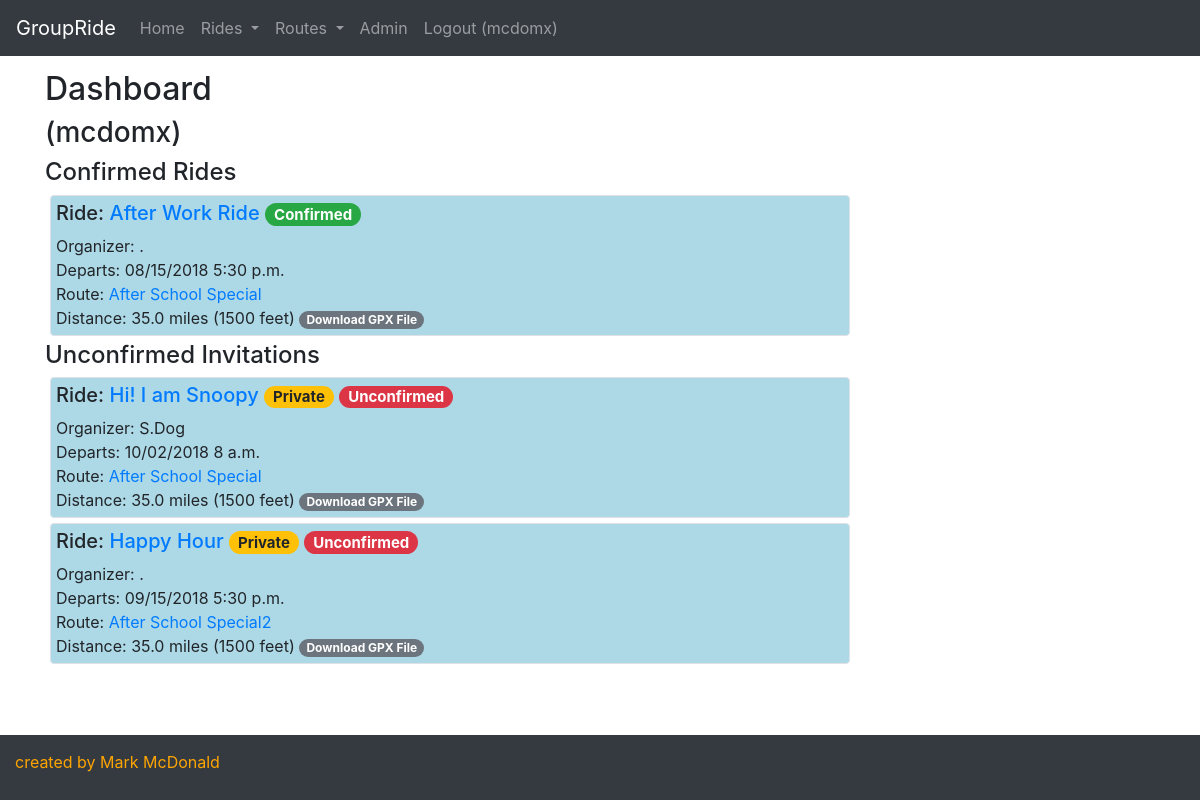
Before: / (signed in) with the older database file.
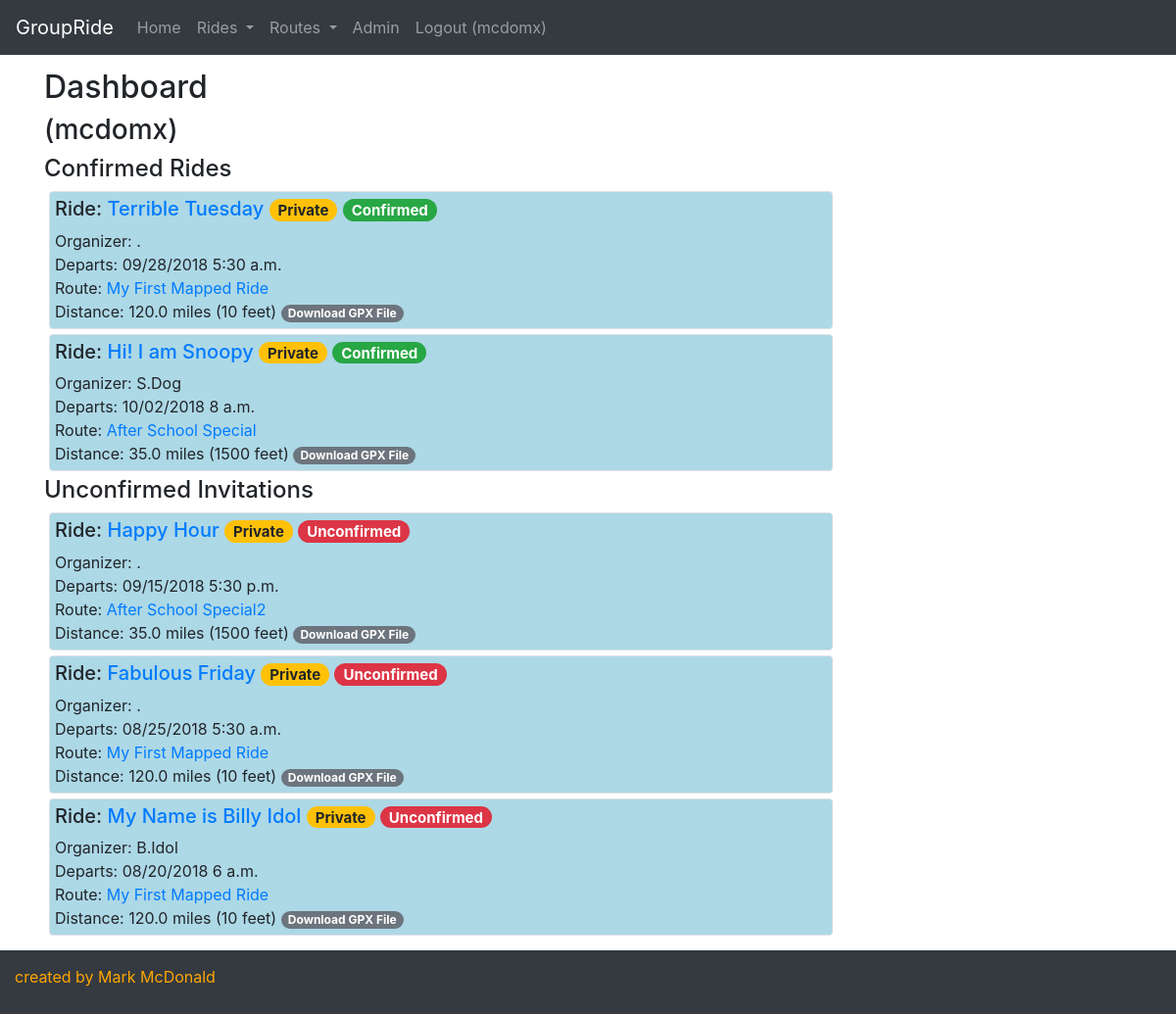
After: the same page with the newer database file.
### groupride/models.py (models this page shows, shortened)
class Ride(models.Model):
    created_by = models.ForeignKey(User, on_delete = models.SET_NULL, blank = True, null = True, related_name = "created_rides")
    created_on = models.DateTimeField(auto_now_add = True, editable = False, blank = False)
    ride_name = models.CharField(max_length = 256, blank = True, null = True)
    ride_date = models.DateTimeField(editable = True, blank = False, null = False)
    private = models.BooleanField(default = False)
    route = models.ForeignKey(Route, on_delete = models.SET_NULL, blank = True, null = True, related_name = "rides")
    confirmed_riders = models.ManyToManyField(User, related_name = "confirmed_ride")
    invited_riders = models.ManyToManyField(User, related_name = "invited_ride")
    comments = models.ManyToManyField(Comment, blank = True)

class Route(models.Model):
    created_by = models.ForeignKey(User, on_delete = models.SET_NULL, blank = True, null = True, related_name = "created_routes")
    created_on = models.DateTimeField(auto_now_add = True, editable = False, blank = False)
    route_name = models.CharField(max_length = 256, blank = True, null = True)
    miles = models.DecimalField(max_digits = 6, decimal_places = 1, blank = True, null = True)
    vertical_feet = models.IntegerField(blank = True, null = True)
    origin = models.CharField(max_length = 64, blank = True, null = True)
    reviews = models.ManyToManyField(Review, blank = True)
    gpxfile = models.FileField(blank = True, null = True)

### groupride/views.py (the view)
# urls.py: path("", views.index, name="index"),
def index(request):
    upcoming_rides = Ride.objects.filter(ride_date__gte = datetime.now()).order_by('ride_date')
    if request.user.is_authenticated:
        unconfirmed_rides = Ride.objects.filter(ride_date__gte = datetime.now()).filter(invited_riders__in=[request.user]).all()
    else:
        unconfirmed_rides = None
    context = {
        'upcoming_rides': upcoming_rides,
        'unconfirmed_rides': unconfirmed_rides,
        }
    return render(request, "groupride/index.html", context)

### groupride/templates/groupride/index.html (shortened to what this page needs)
{% extends 'groupride/template.html' %}
{% block body %}
  <div class="container">
    <h2>Dashboard</h2>
    {% if user.is_authenticated %}
    <h3>{{user.first_name}} {{user.last_name}} ({{user.username}})</h3>
      <div class="panel-group">
      <h4>Confirmed Rides</h4>
          {% for ride in upcoming_rides %}
            {% if user in ride.confirmed_riders.all %}
              <div class="ride_header border rounded" style="min-width: 20rem; max-width: 50rem">
                <div>
                  <h5>Ride: <a href="/ride/{{ride.id}}">{{ride.ride_name}}</a>
                    {% if ride.private is True %}
                      <span class="badge badge-pill badge-warning">Private</span>
                    {% endif %}
                    {% if user in ride.confirmed_riders.all %}
                      <span class="badge badge-pill badge-success">Confirmed</span>
                    {% endif %}
                  </h5>
                  <div>Organizer: {{ride.created_by.first_name|slice:":1" }}.{{ride.created_by.last_name}} </div>
                </div>
                <div>
                  <span class="">Departs: {{ ride.ride_date|date:"SHORT_DATE_FORMAT" }} {{ ride.ride_date|time:"TIME_FORMAT" }} </span>
                </div>
                  <div>Route: <a href="/route/{{ride.route.id}}">{{ride.route.route_name}}</a></div>
                  <div>
                    <span class="">Distance: {{ride.route.miles}} miles </span>
                    <span class="">({{ride.route.vertical_feet}} feet)</span>
                    {% if ride.route.gpxfile %}
                      <a href={{ride.route.gpxfile}} download>
                        <span class="badge badge-pill badge-secondary">Download GPX File</span>
                      </a>
                    {% endif %}
                  </div>
              </div>
            {% endif %}
          {% endfor %}
        </div>
        <h4>Unconfirmed Invitations</h4>
        {% for ride in unconfirmed_rides %}
          {% if user not in ride.confirmed_riders.all %}
            <div class="ride_header border rounded" style="min-width: 20rem; max-width: 50rem">
              <div>
                <h5>Ride: <a href="/ride/{{ride.id}}">{{ride.ride_name}}</a>
                  {% if ride.private is True %}
                    <span class="badge badge-pill badge-warning">Private</span>
                    {% if user not in ride.confirmed_riders.all %}
                      <span class="badge badge-pill badge-danger">Unconfirmed</span>
                    {% endif %}
                  {% endif %}
                </h5>
                <div>Organizer: {{ride.created_by.first_name|slice:":1" }}.{{ride.created_by.last_name}} </div>
              </div>
              <div>
                <span class="">Departs: {{ ride.ride_date|date:"SHORT_DATE_FORMAT" }} {{ ride.ride_date|time:"TIME_FORMAT" }} </span>
              </div>
                <div>Route: <a href="/route/{{ride.route.id}}">{{ride.route.route_name}}</a></div>
                <div>
                  <span class="">Distance: {{ride.route.miles}} miles </span>
                  <span class="">({{ride.route.vertical_feet}} feet)</span>
                  {% if ride.route.gpxfile %}
                    <a href={{ride.route.gpxfile}} download>
                      <span class="badge badge-pill badge-secondary">Download GPX File</span>
                    </a>
                  {% endif %}
                </div>
            </div>
          {% endif %}
        {% endfor %}
    {% else %}
      <div>Create an account or login to see your personal dashboard.</div>
    {% endif %}
  </div>
{% endblock %}

Changed rows visible on the page:
no longer on this page (row unchanged): Ride: ride_name "After Work Ride", shows "Confirmed", ride_date "08/15/2018", ride_date "5:30 p.m.", route.route_name "After School Special", route.miles "35.0", route.vertical_feet "1500", shown under "Confirmed Rides"
added Ride: ride_name "Terrible Tuesday", private "Private", shows "Confirmed", ride_date "09/28/2018", ride_date "5:30 a.m.", route.route_name "My First Mapped Ride", route.miles "120.0", route.vertical_feet "10", shown under "Confirmed Rides"
shown differently, row unchanged: Ride "Hi! I am Snoopy": moves from the list under "Unconfirmed Invitations" to the list under "Confirmed Rides"
added Ride: ride_name "Fabulous Friday", private "Private", ride_date "08/25/2018", ride_date "5:30 a.m.", route.route_name "My First Mapped Ride", route.miles "120.0", route.vertical_feet "10", shown under "Unconfirmed Invitations"
added Ride: ride_name "My Name is Billy Idol", private "Private", created_by.first_name "B", created_by.last_name "Idol", ride_date "08/20/2018", ride_date "6 a.m.", route.route_name "My First Mapped Ride", route.miles "120.0", route.vertical_feet "10", shown under "Unconfirmed Invitations"
